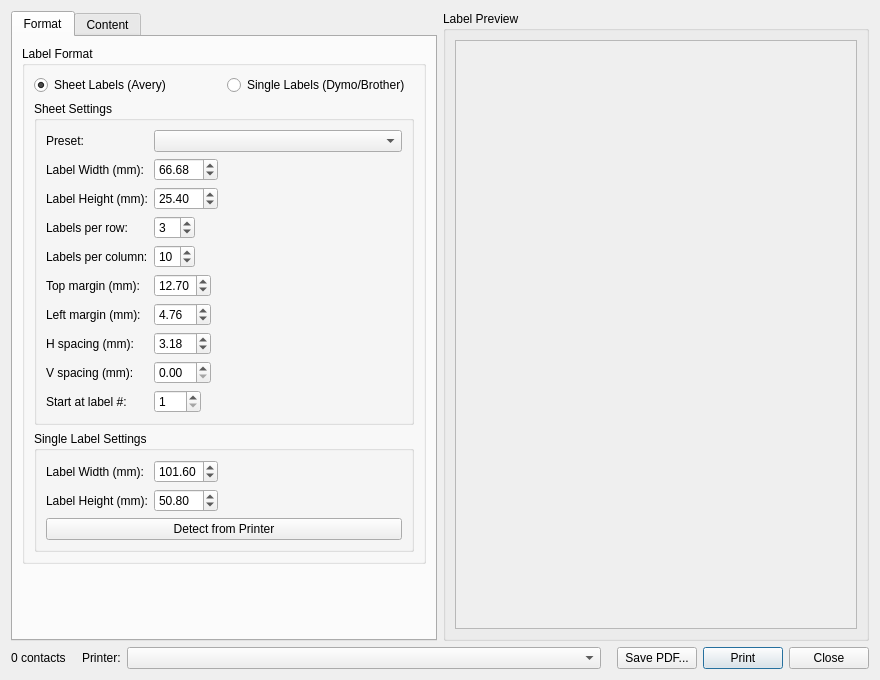
<?xml version="1.0" encoding="UTF-8"?>
<ui version="4.0">
 <class>QSLLabelDialog</class>
 <widget class="QDialog" name="QSLLabelDialog">
  <property name="geometry">
   <rect>
    <x>0</x>
    <y>0</y>
    <width>880</width>
    <height>680</height>
   </rect>
  </property>
  <property name="windowTitle">
   <string>Print QSL Labels</string>
  </property>
  <layout class="QVBoxLayout" name="mainVLayout">
   <item>
    <layout class="QHBoxLayout" name="contentHLayout">
     <!-- ===== LEFT: Settings tab widget ===== -->
     <item>
      <widget class="QTabWidget" name="settingsTab">
       <property name="minimumWidth">
        <number>300</number>
       </property>
       <property name="maximumWidth">
        <number>370</number>
       </property>
       <!-- Tab 1: Format -->
       <widget class="QWidget" name="formatTab">
        <attribute name="title">
         <string>Format</string>
        </attribute>
        <layout class="QVBoxLayout" name="formatTabLayout">
         <item>
          <widget class="QGroupBox" name="formatGroup">
           <property name="title">
            <string>Label Format</string>
           </property>
           <layout class="QVBoxLayout" name="formatVLayout">
            <item>
             <layout class="QHBoxLayout" name="radioHLayout">
              <item>
               <widget class="QRadioButton" name="sheetRadio">
                <property name="text">
                 <string>Sheet Labels (Avery)</string>
                </property>
                <property name="checked">
                 <bool>true</bool>
                </property>
               </widget>
              </item>
              <item>
               <widget class="QRadioButton" name="singleRadio">
                <property name="text">
                 <string>Single Labels (Dymo/Brother)</string>
                </property>
               </widget>
              </item>
             </layout>
            </item>
            <!-- Sheet Settings -->
            <item>
             <widget class="QGroupBox" name="sheetSettingsBox">
              <property name="title">
               <string>Sheet Settings</string>
              </property>
              <layout class="QFormLayout" name="sheetFormLayout">
               <property name="fieldGrowthPolicy">
                <enum>QFormLayout::ExpandingFieldsGrow</enum>
               </property>
               <item row="0" column="0">
                <widget class="QLabel" name="presetLabel">
                 <property name="text">
                  <string>Preset:</string>
                 </property>
                </widget>
               </item>
               <item row="0" column="1">
                <widget class="QComboBox" name="presetCombo">
                 <property name="sizePolicy">
                  <sizepolicy hsizetype="Expanding" vsizetype="Fixed">
                   <horstretch>0</horstretch>
                   <verstretch>0</verstretch>
                  </sizepolicy>
                 </property>
                </widget>
               </item>
               <item row="1" column="0">
                <widget class="QLabel" name="labelWidthLabel">
                 <property name="text">
                  <string>Label Width (mm):</string>
                 </property>
                </widget>
               </item>
               <item row="1" column="1">
                <widget class="QDoubleSpinBox" name="labelWidthSpin">
                 <property name="minimum">
                  <double>10.000000000000000</double>
                 </property>
                 <property name="maximum">
                  <double>300.000000000000000</double>
                 </property>
                 <property name="decimals">
                  <number>2</number>
                 </property>
                 <property name="value">
                  <double>66.68</double>
                 </property>
                </widget>
               </item>
               <item row="2" column="0">
                <widget class="QLabel" name="labelHeightLabel">
                 <property name="text">
                  <string>Label Height (mm):</string>
                 </property>
                </widget>
               </item>
               <item row="2" column="1">
                <widget class="QDoubleSpinBox" name="labelHeightSpin">
                 <property name="minimum">
                  <double>5.000000000000000</double>
                 </property>
                 <property name="maximum">
                  <double>200.000000000000000</double>
                 </property>
                 <property name="decimals">
                  <number>2</number>
                 </property>
                 <property name="value">
                  <double>25.40</double>
                 </property>
                </widget>
               </item>
               <item row="3" column="0">
                <widget class="QLabel" name="labelsPerRowLabel">
                 <property name="text">
                  <string>Labels per row:</string>
                 </property>
                </widget>
               </item>
               <item row="3" column="1">
                <widget class="QSpinBox" name="labelsPerRowSpin">
                 <property name="minimum">
                  <number>1</number>
                 </property>
                 <property name="maximum">
                  <number>20</number>
                 </property>
                 <property name="value">
                  <number>3</number>
                 </property>
                </widget>
               </item>
               <item row="4" column="0">
                <widget class="QLabel" name="labelsPerColLabel">
                 <property name="text">
                  <string>Labels per column:</string>
                 </property>
                </widget>
               </item>
               <item row="4" column="1">
                <widget class="QSpinBox" name="labelsPerColSpin">
                 <property name="minimum">
                  <number>1</number>
                 </property>
                 <property name="maximum">
                  <number>30</number>
                 </property>
                 <property name="value">
                  <number>10</number>
                 </property>
                </widget>
               </item>
               <item row="5" column="0">
                <widget class="QLabel" name="topMarginLabel">
                 <property name="text">
                  <string>Top margin (mm):</string>
                 </property>
                </widget>
               </item>
               <item row="5" column="1">
                <widget class="QDoubleSpinBox" name="topMarginSpin">
                 <property name="minimum">
                  <double>0.000000000000000</double>
                 </property>
                 <property name="maximum">
                  <double>50.000000000000000</double>
                 </property>
                 <property name="decimals">
                  <number>2</number>
                 </property>
                 <property name="value">
                  <double>12.70</double>
                 </property>
                </widget>
               </item>
               <item row="6" column="0">
                <widget class="QLabel" name="leftMarginLabel">
                 <property name="text">
                  <string>Left margin (mm):</string>
                 </property>
                </widget>
               </item>
               <item row="6" column="1">
                <widget class="QDoubleSpinBox" name="leftMarginSpin">
                 <property name="minimum">
                  <double>0.000000000000000</double>
                 </property>
                 <property name="maximum">
                  <double>50.000000000000000</double>
                 </property>
                 <property name="decimals">
                  <number>2</number>
                 </property>
                 <property name="value">
                  <double>4.76</double>
                 </property>
                </widget>
               </item>
               <item row="7" column="0">
                <widget class="QLabel" name="hSpacingLabel">
                 <property name="text">
                  <string>H spacing (mm):</string>
                 </property>
                </widget>
               </item>
               <item row="7" column="1">
                <widget class="QDoubleSpinBox" name="hSpacingSpin">
                 <property name="minimum">
                  <double>0.000000000000000</double>
                 </property>
                 <property name="maximum">
                  <double>30.000000000000000</double>
                 </property>
                 <property name="decimals">
                  <number>2</number>
                 </property>
                 <property name="value">
                  <double>3.18</double>
                 </property>
                </widget>
               </item>
               <item row="8" column="0">
                <widget class="QLabel" name="vSpacingLabel">
                 <property name="text">
                  <string>V spacing (mm):</string>
                 </property>
                </widget>
               </item>
               <item row="8" column="1">
                <widget class="QDoubleSpinBox" name="vSpacingSpin">
                 <property name="minimum">
                  <double>0.000000000000000</double>
                 </property>
                 <property name="maximum">
                  <double>30.000000000000000</double>
                 </property>
                 <property name="decimals">
                  <number>2</number>
                 </property>
                 <property name="value">
                  <double>0.00</double>
                 </property>
                </widget>
               </item>
               <item row="9" column="0">
                <widget class="QLabel" name="startLabelLabel">
                 <property name="text">
                  <string>Start at label #:</string>
                 </property>
                </widget>
               </item>
               <item row="9" column="1">
                <widget class="QSpinBox" name="startLabelSpin">
                 <property name="minimum">
                  <number>1</number>
                 </property>
                 <property name="maximum">
                  <number>300</number>
                 </property>
                 <property name="value">
                  <number>1</number>
                 </property>
                 <property name="toolTip">
                  <string>Skip this many label positions on the first sheet (for partially used sheets)</string>
                 </property>
                </widget>
               </item>
              </layout>
             </widget>
            </item>
            <!-- Single Label Settings -->
            <item>
             <widget class="QGroupBox" name="singleSettingsBox">
              <property name="title">
               <string>Single Label Settings</string>
              </property>
              <property name="visible">
               <bool>false</bool>
              </property>
              <layout class="QFormLayout" name="singleFormLayout">
               <property name="fieldGrowthPolicy">
                <enum>QFormLayout::ExpandingFieldsGrow</enum>
               </property>
               <item row="0" column="0">
                <widget class="QLabel" name="singleWidthLabel">
                 <property name="text">
                  <string>Label Width (mm):</string>
                 </property>
                </widget>
               </item>
               <item row="0" column="1">
                <widget class="QDoubleSpinBox" name="singleWidthSpin">
                 <property name="minimum">
                  <double>10.000000000000000</double>
                 </property>
                 <property name="maximum">
                  <double>300.000000000000000</double>
                 </property>
                 <property name="decimals">
                  <number>2</number>
                 </property>
                 <property name="value">
                  <double>101.60</double>
                 </property>
                </widget>
               </item>
               <item row="1" column="0">
                <widget class="QLabel" name="singleHeightLabel">
                 <property name="text">
                  <string>Label Height (mm):</string>
                 </property>
                </widget>
               </item>
               <item row="1" column="1">
                <widget class="QDoubleSpinBox" name="singleHeightSpin">
                 <property name="minimum">
                  <double>5.000000000000000</double>
                 </property>
                 <property name="maximum">
                  <double>200.000000000000000</double>
                 </property>
                 <property name="decimals">
                  <number>2</number>
                 </property>
                 <property name="value">
                  <double>50.80</double>
                 </property>
                </widget>
               </item>
               <!-- Detect button spans both columns -->
               <item row="2" column="0" colspan="2">
                <widget class="QPushButton" name="detectSizeButton">
                 <property name="text">
                  <string>Detect from Printer</string>
                 </property>
                 <property name="toolTip">
                  <string>Query the selected printer for its supported label sizes (requires Qt 5.13+)</string>
                 </property>
                </widget>
               </item>
              </layout>
             </widget>
            </item>
           </layout>
          </widget>
         </item>
         <item>
          <spacer name="formatTabSpacer">
           <property name="orientation">
            <enum>Qt::Vertical</enum>
           </property>
           <property name="sizeHint" stdset="0">
            <size>
             <width>20</width>
             <height>10</height>
            </size>
           </property>
          </spacer>
         </item>
        </layout>
       </widget>
       <!-- Tab 2: Content -->
       <widget class="QWidget" name="contentTab">
        <attribute name="title">
         <string>Content</string>
        </attribute>
        <layout class="QVBoxLayout" name="contentTabLayout">
         <!-- Label Content group -->
         <item>
          <widget class="QGroupBox" name="contentGroup">
           <property name="title">
            <string>Label Content</string>
           </property>
           <layout class="QVBoxLayout" name="contentVLayout">
            <!-- Grouping option first so it's prominent -->
            <item>
             <widget class="QCheckBox" name="groupQSOsCheck">
              <property name="text">
               <string>Group multiple QSOs by callsign (table layout)</string>
              </property>
              <property name="checked">
               <bool>true</bool>
              </property>
              <property name="toolTip">
               <string>When checked, all QSOs with the same callsign share one label printed as a table. When unchecked, one label per QSO.</string>
              </property>
             </widget>
            </item>
            <item>
             <widget class="QFrame" name="contentSeparator">
              <property name="frameShape">
               <enum>QFrame::HLine</enum>
              </property>
              <property name="frameShadow">
               <enum>QFrame::Sunken</enum>
              </property>
             </widget>
            </item>
            <item>
             <widget class="QCheckBox" name="showCallsignCheck">
              <property name="text">
               <string>Callsign (To Radio)</string>
              </property>
              <property name="checked">
               <bool>true</bool>
              </property>
             </widget>
            </item>
            <item>
             <widget class="QCheckBox" name="showDateTimeCheck">
              <property name="text">
               <string>Date / Time (UTC)</string>
              </property>
              <property name="checked">
               <bool>true</bool>
              </property>
             </widget>
            </item>
            <item>
             <widget class="QCheckBox" name="showBandModeCheck">
              <property name="text">
               <string>Band / Mode</string>
              </property>
              <property name="checked">
               <bool>true</bool>
              </property>
             </widget>
            </item>
            <item>
             <widget class="QCheckBox" name="showRSTCheck">
              <property name="text">
               <string>RST Sent / Received</string>
              </property>
              <property name="checked">
               <bool>true</bool>
              </property>
             </widget>
            </item>
            <item>
             <widget class="QCheckBox" name="showFreqCheck">
              <property name="text">
               <string>Frequency</string>
              </property>
              <property name="checked">
               <bool>false</bool>
              </property>
             </widget>
            </item>
            <item>
             <widget class="QCheckBox" name="showNameQthCheck">
              <property name="text">
               <string>Name / QTH</string>
              </property>
              <property name="checked">
               <bool>true</bool>
              </property>
             </widget>
            </item>
            <item>
             <widget class="QCheckBox" name="showMyCallsignCheck">
              <property name="text">
               <string>My Callsign / Grid</string>
              </property>
              <property name="checked">
               <bool>true</bool>
              </property>
             </widget>
            </item>
           </layout>
          </widget>
         </item>
         <!-- Options group -->
         <item>
          <widget class="QGroupBox" name="optionsGroup">
           <property name="title">
            <string>Options</string>
           </property>
           <layout class="QVBoxLayout" name="optionsVLayout">
            <item>
             <widget class="QCheckBox" name="markSentCheck">
              <property name="text">
               <string>Default to marking as QSL Sent after print / PDF</string>
              </property>
              <property name="checked">
               <bool>true</bool>
              </property>
             </widget>
            </item>
           </layout>
          </widget>
         </item>
         <item>
          <spacer name="contentTabSpacer">
           <property name="orientation">
            <enum>Qt::Vertical</enum>
           </property>
           <property name="sizeHint" stdset="0">
            <size>
             <width>20</width>
             <height>10</height>
            </size>
           </property>
          </spacer>
         </item>
        </layout>
       </widget>
      </widget>
     </item>
     <!-- ===== RIGHT: Preview ===== -->
     <item>
      <widget class="QGroupBox" name="previewGroup">
       <property name="title">
        <string>Label Preview</string>
       </property>
       <layout class="QVBoxLayout" name="previewVLayout">
        <item>
         <widget class="QScrollArea" name="previewScrollArea">
          <property name="widgetResizable">
           <bool>true</bool>
          </property>
          <property name="alignment">
           <set>Qt::AlignHCenter|Qt::AlignVCenter</set>
          </property>
          <widget class="QWidget" name="previewScrollContents">
           <layout class="QVBoxLayout" name="previewScrollVLayout">
            <item>
             <widget class="QLabel" name="previewLabel">
              <property name="text">
               <string/>
              </property>
              <property name="alignment">
               <set>Qt::AlignHCenter|Qt::AlignVCenter</set>
              </property>
              <property name="scaledContents">
               <bool>false</bool>
              </property>
             </widget>
            </item>
           </layout>
          </widget>
         </widget>
        </item>
       </layout>
      </widget>
     </item>
    </layout>
   </item>
   <!-- ===== Bottom: Status + Printer + Buttons ===== -->
   <item>
    <layout class="QHBoxLayout" name="bottomHLayout">
     <item>
      <widget class="QLabel" name="contactCountLabel">
       <property name="text">
        <string>0 contacts</string>
       </property>
      </widget>
     </item>
     <item>
      <spacer name="bottomSpacer1">
       <property name="orientation">
        <enum>Qt::Horizontal</enum>
       </property>
       <property name="sizeHint" stdset="0">
        <size>
         <width>10</width>
         <height>20</height>
        </size>
       </property>
      </spacer>
     </item>
     <item>
      <widget class="QLabel" name="printerLabel">
       <property name="text">
        <string>Printer:</string>
       </property>
      </widget>
     </item>
     <item>
      <widget class="QComboBox" name="printerCombo">
       <property name="sizePolicy">
        <sizepolicy hsizetype="Expanding" vsizetype="Fixed">
         <horstretch>1</horstretch>
         <verstretch>0</verstretch>
        </sizepolicy>
       </property>
       <property name="maximumWidth">
        <number>260</number>
       </property>
       <property name="minimumContentsLength">
        <number>12</number>
       </property>
      </widget>
     </item>
     <item>
      <spacer name="bottomSpacer2">
       <property name="orientation">
        <enum>Qt::Horizontal</enum>
       </property>
       <property name="sizeHint" stdset="0">
        <size>
         <width>10</width>
         <height>20</height>
        </size>
       </property>
      </spacer>
     </item>
     <item>
      <widget class="QPushButton" name="savePdfButton">
       <property name="text">
        <string>Save PDF...</string>
       </property>
       <property name="toolTip">
        <string>Render all labels to a PDF file for later printing or archiving</string>
       </property>
      </widget>
     </item>
     <item>
      <widget class="QPushButton" name="printButton">
       <property name="text">
        <string>Print</string>
       </property>
       <property name="default">
        <bool>true</bool>
       </property>
      </widget>
     </item>
     <item>
      <widget class="QPushButton" name="closeButton">
       <property name="text">
        <string>Close</string>
       </property>
      </widget>
     </item>
    </layout>
   </item>
  </layout>
 </widget>
 <resources/>
 <connections/>
</ui>
